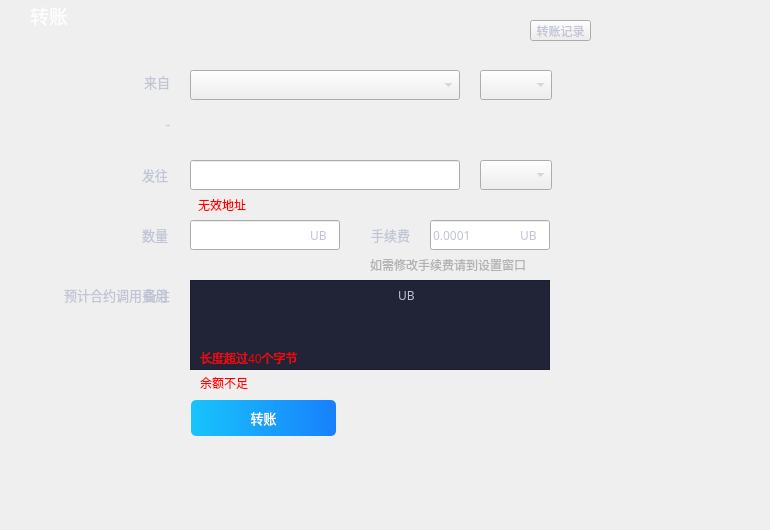
<?xml version="1.0" encoding="UTF-8"?>
<ui version="4.0">
 <class>TransferPage</class>
 <widget class="QWidget" name="TransferPage">
  <property name="geometry">
   <rect>
    <x>0</x>
    <y>0</y>
    <width>770</width>
    <height>530</height>
   </rect>
  </property>
  <property name="font">
   <font>
    <family>微软雅黑</family>
   </font>
  </property>
  <property name="windowTitle">
   <string>Form</string>
  </property>
  <property name="styleSheet">
   <string notr="true">color: rgb(192, 196, 212);</string>
  </property>
  <widget class="QLabel" name="addressLabel2">
   <property name="geometry">
    <rect>
     <x>90</x>
     <y>110</y>
     <width>80</width>
     <height>30</height>
    </rect>
   </property>
   <property name="font">
    <font>
     <family>微软雅黑</family>
     <pointsize>-1</pointsize>
     <weight>50</weight>
     <italic>false</italic>
     <bold>false</bold>
    </font>
   </property>
   <property name="styleSheet">
    <string notr="true">font: 12px &quot;微软雅黑&quot;;</string>
   </property>
   <property name="text">
    <string>来自地址</string>
   </property>
   <property name="alignment">
    <set>Qt::AlignRight|Qt::AlignTrailing|Qt::AlignVCenter</set>
   </property>
  </widget>
  <widget class="QLabel" name="addressLabel">
   <property name="geometry">
    <rect>
     <x>196</x>
     <y>110</y>
     <width>300</width>
     <height>30</height>
    </rect>
   </property>
   <property name="font">
    <font>
     <family>微软雅黑</family>
     <pointsize>-1</pointsize>
     <weight>50</weight>
     <italic>false</italic>
     <bold>false</bold>
    </font>
   </property>
   <property name="styleSheet">
    <string notr="true">font: 12px &quot;微软雅黑&quot;;</string>
   </property>
   <property name="text">
    <string/>
   </property>
   <property name="textInteractionFlags">
    <set>Qt::TextSelectableByMouse</set>
   </property>
  </widget>
  <widget class="QLabel" name="changeAccountLabel">
   <property name="geometry">
    <rect>
     <x>110</x>
     <y>70</y>
     <width>60</width>
     <height>24</height>
    </rect>
   </property>
   <property name="font">
    <font>
     <family>微软雅黑</family>
     <pointsize>10</pointsize>
    </font>
   </property>
   <property name="text">
    <string>来自</string>
   </property>
   <property name="alignment">
    <set>Qt::AlignRight|Qt::AlignTrailing|Qt::AlignVCenter</set>
   </property>
  </widget>
  <widget class="QLabel" name="memoLabel">
   <property name="geometry">
    <rect>
     <x>90</x>
     <y>280</y>
     <width>80</width>
     <height>30</height>
    </rect>
   </property>
   <property name="font">
    <font>
     <family>微软雅黑</family>
     <pointsize>10</pointsize>
    </font>
   </property>
   <property name="text">
    <string>备注</string>
   </property>
   <property name="alignment">
    <set>Qt::AlignRight|Qt::AlignTrailing|Qt::AlignVCenter</set>
   </property>
  </widget>
  <widget class="QLabel" name="sendtoLabel">
   <property name="geometry">
    <rect>
     <x>88</x>
     <y>160</y>
     <width>80</width>
     <height>30</height>
    </rect>
   </property>
   <property name="font">
    <font>
     <family>微软雅黑</family>
     <pointsize>10</pointsize>
    </font>
   </property>
   <property name="text">
    <string>发往</string>
   </property>
   <property name="alignment">
    <set>Qt::AlignRight|Qt::AlignTrailing|Qt::AlignVCenter</set>
   </property>
  </widget>
  <widget class="QLabel" name="amountLabel">
   <property name="geometry">
    <rect>
     <x>88</x>
     <y>220</y>
     <width>80</width>
     <height>30</height>
    </rect>
   </property>
   <property name="font">
    <font>
     <family>微软雅黑</family>
     <pointsize>10</pointsize>
    </font>
   </property>
   <property name="text">
    <string>数量</string>
   </property>
   <property name="alignment">
    <set>Qt::AlignRight|Qt::AlignTrailing|Qt::AlignVCenter</set>
   </property>
  </widget>
  <widget class="QToolButton" name="sendBtn">
   <property name="geometry">
    <rect>
     <x>191</x>
     <y>400</y>
     <width>145</width>
     <height>36</height>
    </rect>
   </property>
   <property name="font">
    <font>
     <family>微软雅黑</family>
     <pointsize>10</pointsize>
    </font>
   </property>
   <property name="cursor">
    <cursorShape>PointingHandCursor</cursorShape>
   </property>
   <property name="focusPolicy">
    <enum>Qt::NoFocus</enum>
   </property>
   <property name="styleSheet">
    <string notr="true">QToolButton{background-color: qlineargradient(spread:pad, x1:0, y1:0.5, x2:1, y2:0.5, stop:0 rgb(24,196,252), stop:1 rgb(24,128,252)); border-radius:5px;color: rgb(255, 255, 255);}
QToolButton:hover{background-color:qlineargradient(spread:pad, x1:0, y1:0.5, x2:1, y2:0.5, stop:0 rgb(42,215,254), stop:1 rgb(28,151,255));}
QToolButton:disabled{background-color:qlineargradient(spread:pad, x1:0, y1:0.5, x2:1, y2:0.5, stop:0 rgb(83,90,109), stop:1 rgb(70,76,93));color: rgb(40,45,57);}</string>
   </property>
   <property name="text">
    <string>转账</string>
   </property>
  </widget>
  <widget class="QLineEdit" name="amountLineEdit">
   <property name="geometry">
    <rect>
     <x>190</x>
     <y>220</y>
     <width>150</width>
     <height>30</height>
    </rect>
   </property>
   <property name="contextMenuPolicy">
    <enum>Qt::DefaultContextMenu</enum>
   </property>
   <property name="styleSheet">
    <string notr="true"/>
   </property>
   <property name="maxLength">
    <number>20</number>
   </property>
  </widget>
  <widget class="QLabel" name="amountAssetLabel">
   <property name="geometry">
    <rect>
     <x>310</x>
     <y>220</y>
     <width>30</width>
     <height>30</height>
    </rect>
   </property>
   <property name="font">
    <font>
     <family>微软雅黑</family>
    </font>
   </property>
   <property name="styleSheet">
    <string notr="true"/>
   </property>
   <property name="text">
    <string>UB</string>
   </property>
  </widget>
  <widget class="QLabel" name="feeLabel">
   <property name="geometry">
    <rect>
     <x>350</x>
     <y>220</y>
     <width>60</width>
     <height>30</height>
    </rect>
   </property>
   <property name="font">
    <font>
     <family>微软雅黑</family>
     <pointsize>10</pointsize>
    </font>
   </property>
   <property name="text">
    <string>手续费</string>
   </property>
   <property name="alignment">
    <set>Qt::AlignRight|Qt::AlignTrailing|Qt::AlignVCenter</set>
   </property>
  </widget>
  <widget class="QLineEdit" name="feeLineEdit">
   <property name="geometry">
    <rect>
     <x>430</x>
     <y>220</y>
     <width>120</width>
     <height>30</height>
    </rect>
   </property>
   <property name="cursor">
    <cursorShape>IBeamCursor</cursorShape>
   </property>
   <property name="contextMenuPolicy">
    <enum>Qt::DefaultContextMenu</enum>
   </property>
   <property name="styleSheet">
    <string notr="true"/>
   </property>
   <property name="text">
    <string>0.0001</string>
   </property>
   <property name="maxLength">
    <number>20</number>
   </property>
   <property name="readOnly">
    <bool>false</bool>
   </property>
  </widget>
  <widget class="QLabel" name="unitLabel2">
   <property name="geometry">
    <rect>
     <x>520</x>
     <y>220</y>
     <width>30</width>
     <height>30</height>
    </rect>
   </property>
   <property name="font">
    <font>
     <family>微软雅黑</family>
    </font>
   </property>
   <property name="styleSheet">
    <string notr="true"/>
   </property>
   <property name="text">
    <string>UB</string>
   </property>
  </widget>
  <widget class="QLabel" name="tipLabel3">
   <property name="geometry">
    <rect>
     <x>200</x>
     <y>375</y>
     <width>161</width>
     <height>16</height>
    </rect>
   </property>
   <property name="cursor">
    <cursorShape>ArrowCursor</cursorShape>
   </property>
   <property name="styleSheet">
    <string notr="true">color: rgb(255, 0, 0);</string>
   </property>
   <property name="text">
    <string>余额不足</string>
   </property>
  </widget>
  <widget class="QLabel" name="tipLabel4">
   <property name="geometry">
    <rect>
     <x>198</x>
     <y>190</y>
     <width>200</width>
     <height>30</height>
    </rect>
   </property>
   <property name="styleSheet">
    <string notr="true">color: rgb(255, 0, 0);</string>
   </property>
   <property name="text">
    <string>无效地址</string>
   </property>
  </widget>
  <widget class="QLabel" name="delegateLabel2">
   <property name="geometry">
    <rect>
     <x>30</x>
     <y>5</y>
     <width>80</width>
     <height>21</height>
    </rect>
   </property>
   <property name="font">
    <font>
     <family>微软雅黑</family>
     <pointsize>14</pointsize>
     <weight>50</weight>
     <italic>false</italic>
     <bold>false</bold>
    </font>
   </property>
   <property name="styleSheet">
    <string notr="true">color: white;</string>
   </property>
   <property name="text">
    <string>转账</string>
   </property>
  </widget>
  <widget class="QComboBox" name="accountComboBox">
   <property name="geometry">
    <rect>
     <x>190</x>
     <y>70</y>
     <width>270</width>
     <height>30</height>
    </rect>
   </property>
   <property name="font">
    <font>
     <family>微软雅黑</family>
     <weight>50</weight>
     <bold>false</bold>
    </font>
   </property>
   <property name="focusPolicy">
    <enum>Qt::NoFocus</enum>
   </property>
   <property name="styleSheet">
    <string notr="true"/>
   </property>
  </widget>
  <widget class="QLineEdit" name="sendtoLineEdit">
   <property name="geometry">
    <rect>
     <x>190</x>
     <y>160</y>
     <width>270</width>
     <height>30</height>
    </rect>
   </property>
   <property name="contextMenuPolicy">
    <enum>Qt::DefaultContextMenu</enum>
   </property>
   <property name="styleSheet">
    <string notr="true"/>
   </property>
   <property name="text">
    <string/>
   </property>
  </widget>
  <widget class="QLabel" name="tipLabel6">
   <property name="geometry">
    <rect>
     <x>200</x>
     <y>350</y>
     <width>221</width>
     <height>16</height>
    </rect>
   </property>
   <property name="styleSheet">
    <string notr="true">color: rgb(255, 0, 0);</string>
   </property>
   <property name="text">
    <string>长度超过40个字节</string>
   </property>
  </widget>
  <widget class="QComboBox" name="assetComboBox">
   <property name="geometry">
    <rect>
     <x>480</x>
     <y>70</y>
     <width>72</width>
     <height>30</height>
    </rect>
   </property>
   <property name="font">
    <font>
     <family>微软雅黑</family>
     <weight>50</weight>
     <bold>false</bold>
    </font>
   </property>
   <property name="focusPolicy">
    <enum>Qt::NoFocus</enum>
   </property>
   <property name="styleSheet">
    <string notr="true"/>
   </property>
  </widget>
  <widget class="QLabel" name="amountLabel_2">
   <property name="geometry">
    <rect>
     <x>370</x>
     <y>250</y>
     <width>300</width>
     <height>30</height>
    </rect>
   </property>
   <property name="font">
    <font>
     <family>微软雅黑</family>
     <pointsize>9</pointsize>
    </font>
   </property>
   <property name="styleSheet">
    <string notr="true">color: rgb(177,177,177);</string>
   </property>
   <property name="text">
    <string>如需修改手续费请到设置窗口</string>
   </property>
  </widget>
  <widget class="QLabel" name="callContractFeeLabel">
   <property name="geometry">
    <rect>
     <x>190</x>
     <y>280</y>
     <width>200</width>
     <height>30</height>
    </rect>
   </property>
   <property name="font">
    <font>
     <family>微软雅黑</family>
     <pointsize>9</pointsize>
    </font>
   </property>
   <property name="text">
    <string/>
   </property>
  </widget>
  <widget class="QLabel" name="callContractFeeLabel2">
   <property name="geometry">
    <rect>
     <x>398</x>
     <y>280</y>
     <width>41</width>
     <height>30</height>
    </rect>
   </property>
   <property name="font">
    <font>
     <family>微软雅黑</family>
    </font>
   </property>
   <property name="styleSheet">
    <string notr="true"/>
   </property>
   <property name="text">
    <string>UB</string>
   </property>
  </widget>
  <widget class="QLabel" name="callContractFeeLabel3">
   <property name="geometry">
    <rect>
     <x>8</x>
     <y>280</y>
     <width>160</width>
     <height>30</height>
    </rect>
   </property>
   <property name="font">
    <font>
     <family>微软雅黑</family>
     <pointsize>10</pointsize>
    </font>
   </property>
   <property name="text">
    <string>预计合约调用费用</string>
   </property>
   <property name="alignment">
    <set>Qt::AlignRight|Qt::AlignTrailing|Qt::AlignVCenter</set>
   </property>
  </widget>
  <widget class="QTextEdit" name="memoTextEdit">
   <property name="geometry">
    <rect>
     <x>190</x>
     <y>280</y>
     <width>360</width>
     <height>90</height>
    </rect>
   </property>
   <property name="styleSheet">
    <string notr="true">QTextEdit{background-color: rgb(32,36,54);color: rgb(192, 196, 212);border:1px solid rgb(28, 32, 46);padding: 0px 10px 0px 6px;}
QTextEdit:focus{border:1px solid rgb(93,107,144);}

</string>
   </property>
  </widget>
  <widget class="QComboBox" name="contactComboBox">
   <property name="geometry">
    <rect>
     <x>480</x>
     <y>160</y>
     <width>72</width>
     <height>30</height>
    </rect>
   </property>
   <property name="font">
    <font>
     <family>微软雅黑</family>
     <weight>50</weight>
     <bold>false</bold>
    </font>
   </property>
   <property name="focusPolicy">
    <enum>Qt::NoFocus</enum>
   </property>
   <property name="styleSheet">
    <string notr="true"/>
   </property>
  </widget>
  <widget class="QToolButton" name="transferRecordBtn">
   <property name="geometry">
    <rect>
     <x>530</x>
     <y>20</y>
     <width>61</width>
     <height>21</height>
    </rect>
   </property>
   <property name="text">
    <string>转账记录</string>
   </property>
  </widget>
  <zorder>memoTextEdit</zorder>
  <zorder>addressLabel2</zorder>
  <zorder>addressLabel</zorder>
  <zorder>changeAccountLabel</zorder>
  <zorder>memoLabel</zorder>
  <zorder>sendtoLabel</zorder>
  <zorder>amountLabel</zorder>
  <zorder>sendBtn</zorder>
  <zorder>amountLineEdit</zorder>
  <zorder>feeLabel</zorder>
  <zorder>feeLineEdit</zorder>
  <zorder>unitLabel2</zorder>
  <zorder>tipLabel3</zorder>
  <zorder>tipLabel4</zorder>
  <zorder>delegateLabel2</zorder>
  <zorder>accountComboBox</zorder>
  <zorder>sendtoLineEdit</zorder>
  <zorder>tipLabel6</zorder>
  <zorder>assetComboBox</zorder>
  <zorder>amountLabel_2</zorder>
  <zorder>callContractFeeLabel</zorder>
  <zorder>callContractFeeLabel2</zorder>
  <zorder>callContractFeeLabel3</zorder>
  <zorder>amountAssetLabel</zorder>
  <zorder>contactComboBox</zorder>
  <zorder>transferRecordBtn</zorder>
 </widget>
 <tabstops>
  <tabstop>amountLineEdit</tabstop>
  <tabstop>feeLineEdit</tabstop>
  <tabstop>sendBtn</tabstop>
 </tabstops>
 <resources/>
 <connections/>
</ui>
